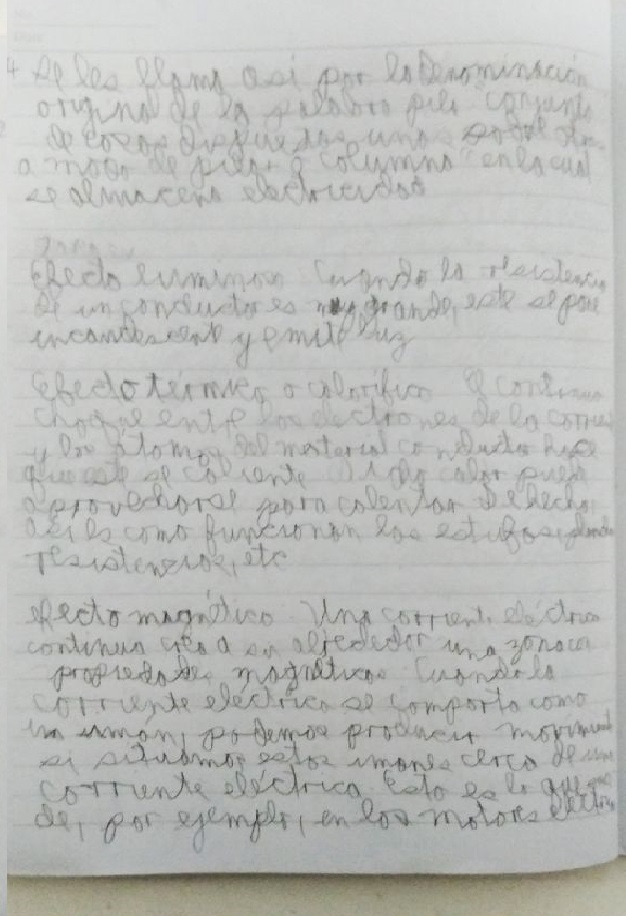
#> input picture samples/sample2.jpg, 626 x 916 px
$ python -i binarize.py   (imports and definitions only)
#> lines starting #> are read from the running program, lines starting #| are printed output that depends on the picture; after the words box and inside, x2 and y2 are one past the last pixel; in counts of white or black regions, pixels touching at a corner belong together
#> further down, picture is the input picture: shape (916, 626, 3); mean B, G, R 184.9, 187.7, 186.6
import cv2 as cv

def execute (img):
    #Llevando a escala de grises
    gray_img=cv.cvtColor(img,cv.COLOR_BGR2GRAY)
    #cv.imshow('Gray Img',gray_img)
    #cv.waitKey(0)

    #Ecualizando imágen por celdas
    clahe=cv.createCLAHE(clipLimit=3.0,tileGridSize=(8,8)) #Instanciando algoritmo de ecualización
    equalized_img=clahe.apply(gray_img)
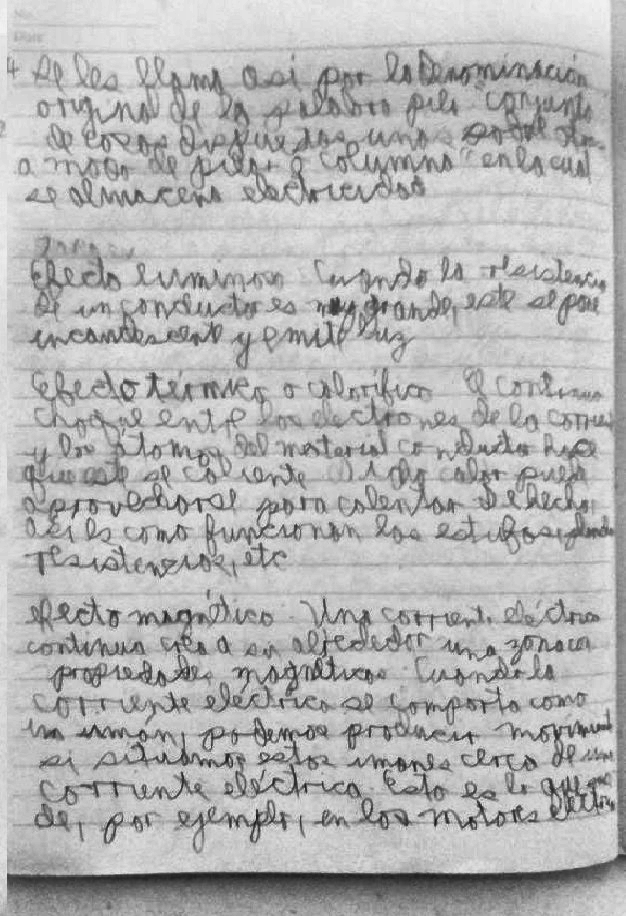
#> equalized_img: shape (916, 626); min 25, max 242, mean 179.8
    #cv.imshow('Equalized Img',equalized_img)
    #cv.waitKey(0)

    #Extrayendo contornos de imágen aplicando la binarización de OTSU (Halla el valor óptimo del umbral en la imágen)
    _,thresh=cv.threshold(equalized_img,0,255,cv.THRESH_BINARY+cv.THRESH_OTSU)
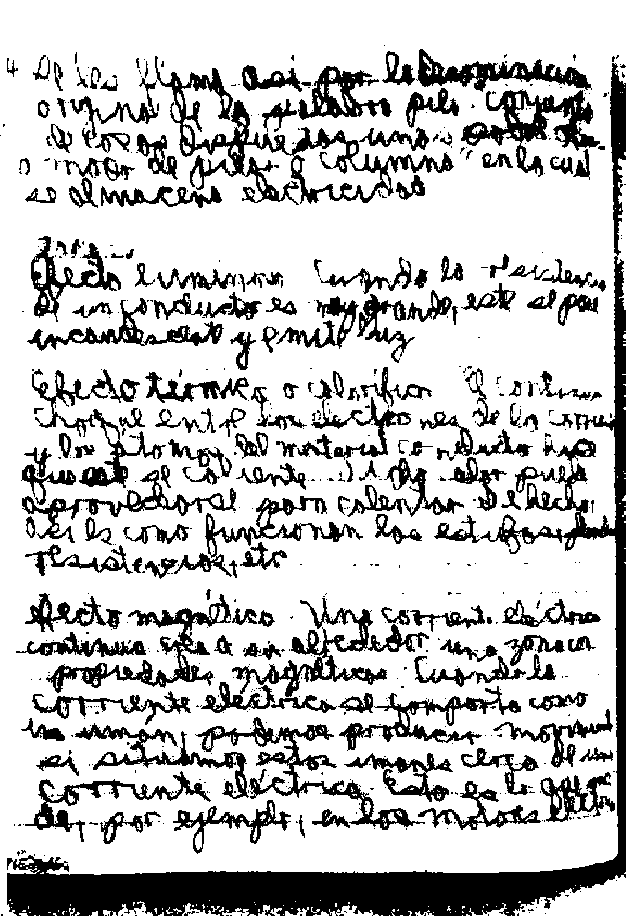
#> thresh: shape (916, 626); 76.2% white; 697 black regions (516 under 20 px), largest, box (x1, y1, x2, y2) and area: (7, 63, 626, 916) 34437, (155, 56, 454, 205) 6998, (461, 89, 600, 177) 3773
    #cv.imshow('Threshold Img',thresh)
    #cv.waitKey(0)
    return thresh

>>> import cv2
>>> picture = cv2.imread('samples/sample2.jpg')
>>> result = execute(picture)

$ run again, on samples/sample3.jpg
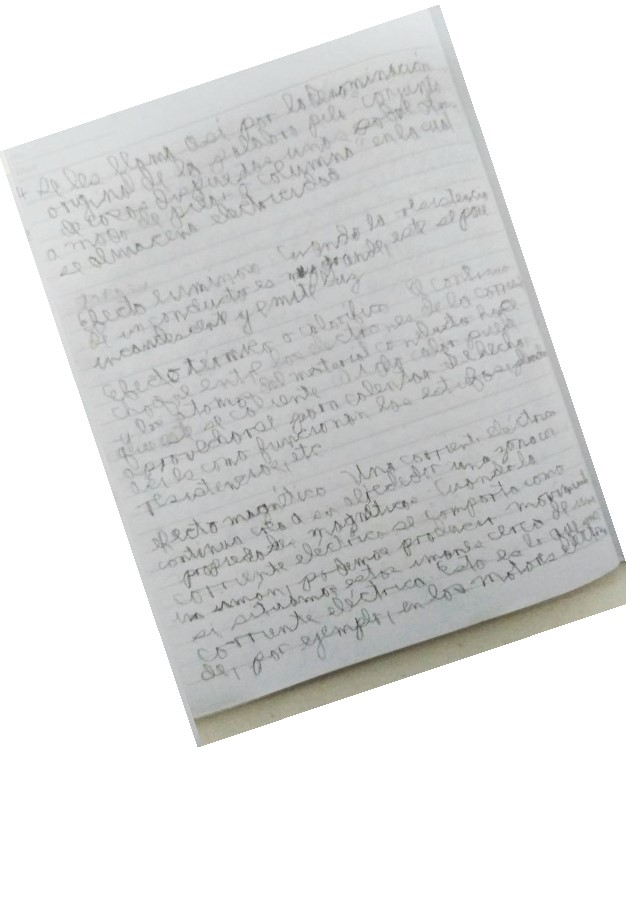
#> input picture samples/sample3.jpg, 626 x 916 px
#> picture is the input picture: shape (916, 626, 3); mean B, G, R 221.7, 222.1, 221.5
#> in execute, `equalized_img=clahe.apply(gray_img)`:
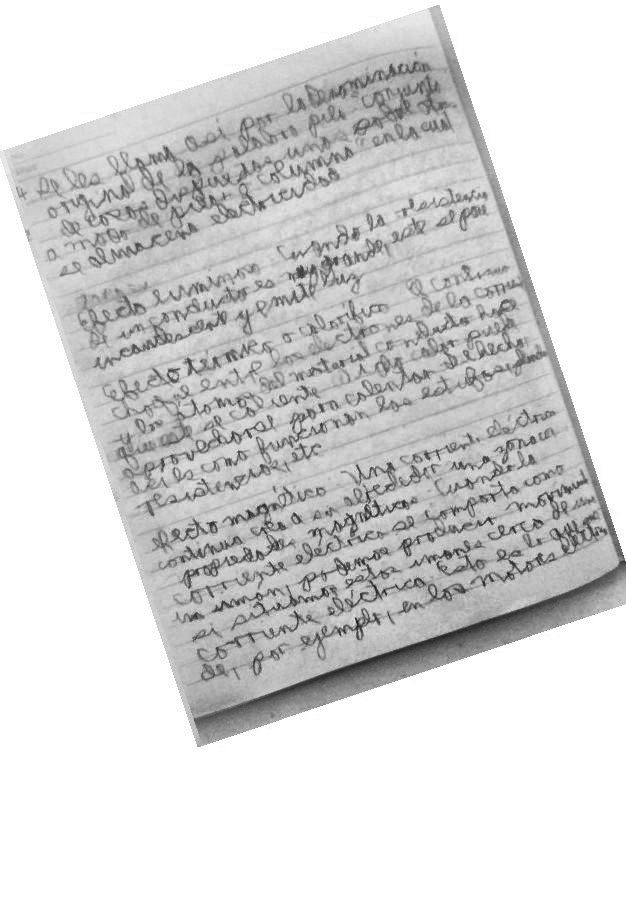
#> equalized_img: shape (916, 626); min 27, max 255, mean 215.2
#> in execute, `_,thresh=cv.threshold(equalized_img,0,255,cv.THRESH_BINARY+cv.THRESH_O..`:
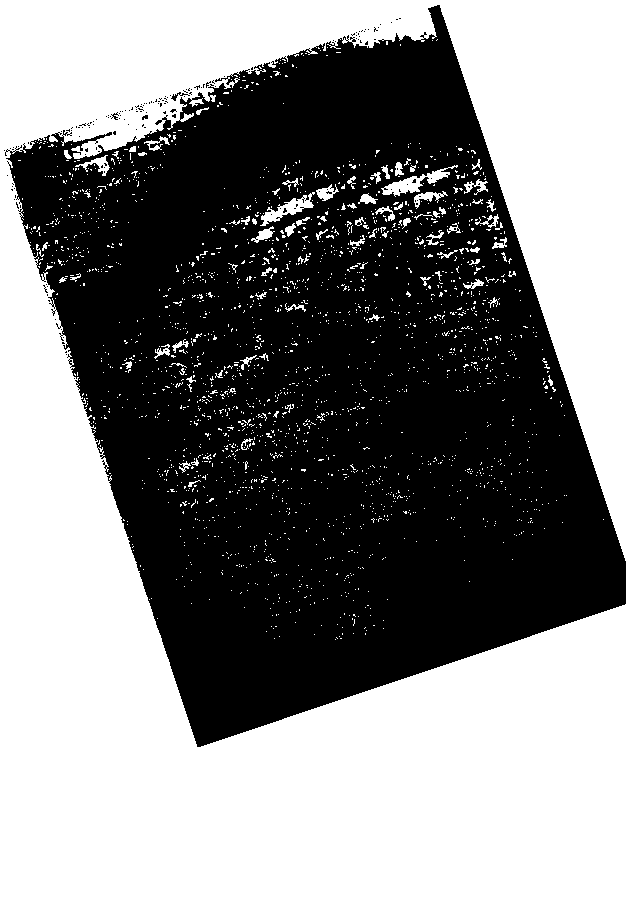
#> thresh: shape (916, 626); 52.3% white; 169 black regions (165 under 20 px), largest, box (x1, y1, x2, y2) and area: (5, 5, 626, 747) 273200, (171, 92, 190, 101) 47, (111, 112, 119, 120) 26, (142, 115, 148, 120) 21
